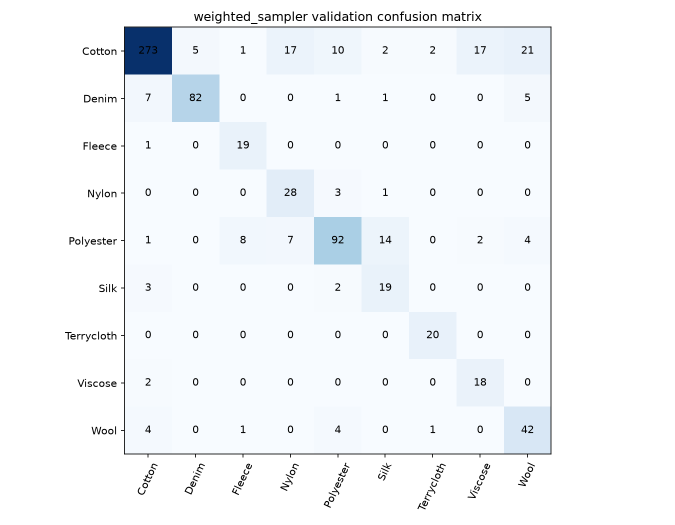
#> input picture reports/experiment_weighted_sampler_validation_confusion_matrix.png, 1350 x 1050 px (shown at 1/2 size); its folder holds only this picture in this run
$ python -i dataset_preprocessor.py   (imports and definitions only)
#> lines starting #> are read from the running program, lines starting #| are printed output that depends on the picture
import os
from pathlib import Path
from typing import Dict, List, Optional, Tuple
from PIL import Image, ImageOps
import numpy as np


class DatasetPreprocessor:
    def __init__(self, target_size: Tuple[int, int] = (224, 224)):
        self.target_size = target_size

    def preprocess_image(self, image_path: str) -> np.ndarray:
        with Image.open(image_path) as img:
#> img is the input picture: PIL image 1350x1050 RGBA; mean R, G, B, A 243.5, 246.5, 249.5, 255
            img = ImageOps.exif_transpose(img)
            img = img.convert("RGB")
#> img: PIL image 1350x1050 RGB
            img = img.resize(self.target_size, Image.Resampling.BILINEAR)
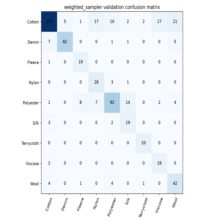
#> img: PIL image 224x224 RGB; mean R, G, B 243.5, 246.5, 249.5
            img = ImageOps.autocontrast(img)
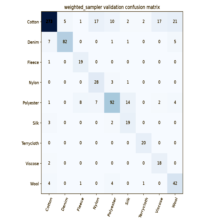
#> img: PIL image 224x224 RGB; mean R, G, B 242.9, 245.2, 247.6
            arr = np.array(img, dtype=np.float32) / 255.0
        return arr

    def preprocess_directory(self, directory: str) -> List[np.ndarray]:
        items = []
        for path in Path(directory).rglob("*.png"):
            items.append(self.preprocess_image(str(path)))
        for path in Path(directory).rglob("*.jpg"):
            items.append(self.preprocess_image(str(path)))
        return items

>>> result = DatasetPreprocessor().preprocess_image('../../../reports/experiment_weighted_sampler_validation_confusion_matrix.png')

$ run again, on reports/class_aware_finetune_v1_validation_confusion_matrix.png
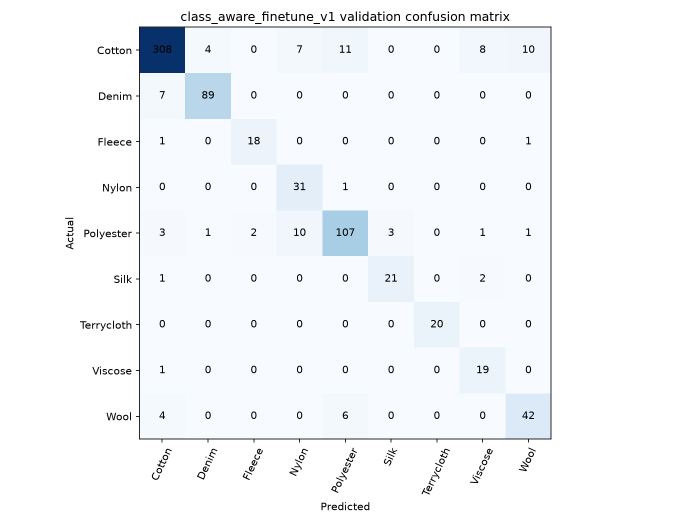
#> input picture reports/class_aware_finetune_v1_validation_confusion_matrix.png, 1350 x 1050 px (shown at 1/2 size)
#> in preprocess_image, img is the input picture: PIL image 1350x1050 RGBA; mean R, G, B, A 244.3, 247, 249.6, 255
#> in preprocess_image, `img = img.resize(self.target_size, Image.Resampling.BILINEAR)`:
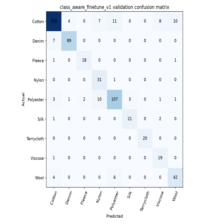
#> img: PIL image 224x224 RGB; mean R, G, B 244.3, 246.9, 249.6
#> in preprocess_image, `img = ImageOps.autocontrast(img)`:
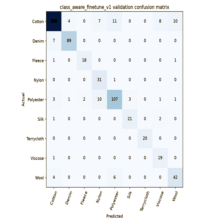
#> img: PIL image 224x224 RGB; mean R, G, B 243.7, 245.7, 247.8

$ run again, on reports/experiment_1_A_validation_confusion_matrix.png
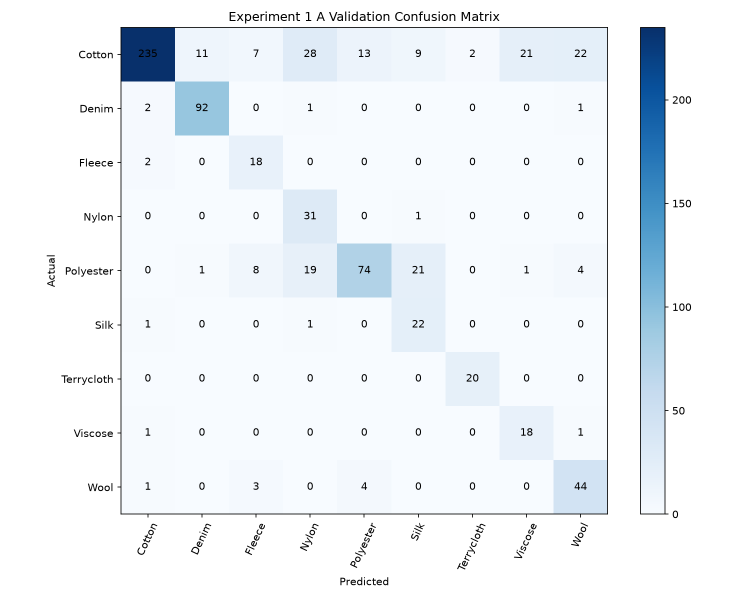
#> input picture reports/experiment_1_A_validation_confusion_matrix.png, 1500 x 1200 px (shown at 1/2 size)
#> in preprocess_image, img is the input picture: PIL image 1500x1200 RGBA; mean R, G, B, A 239, 243.7, 248, 255
#> in preprocess_image, `img = img.resize(self.target_size, Image.Resampling.BILINEAR)`:
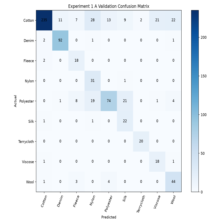
#> img: PIL image 224x224 RGB; mean R, G, B 239, 243.7, 248
#> in preprocess_image, `img = ImageOps.autocontrast(img)`:
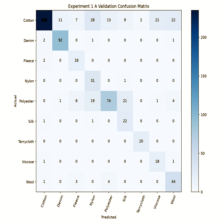
#> img: PIL image 224x224 RGB; mean R, G, B 238.3, 241.9, 244.7
